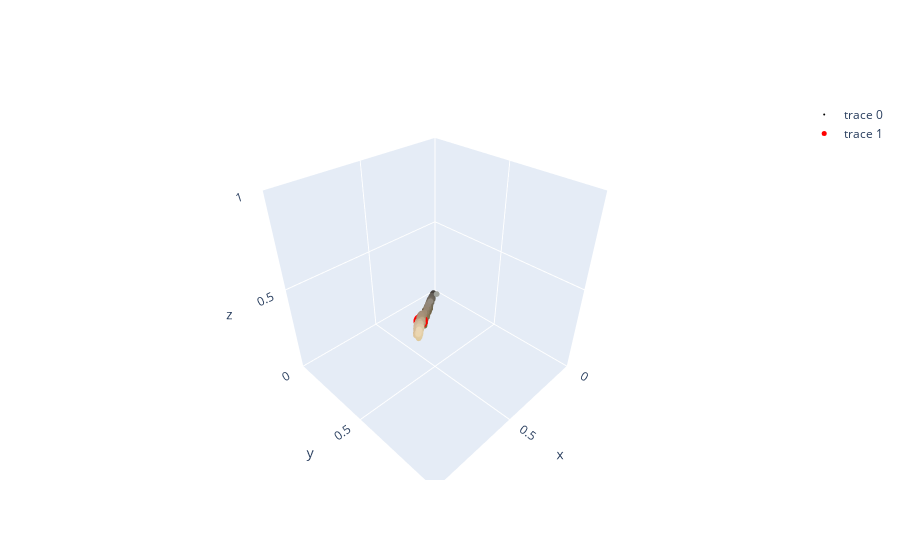

Notebook code for this chart:
### Code cell
# # read "sample_colors.npy"
# rgb = np.load('sample_colors.npy') # (N, 3)

# # find the median of each column
# median = np.median(rgb, axis=0) # (3,)
# # find the covariance matrix of the rgb values
# cov = np.cov(rgb.T) # (3, 3)
# # inverse of the covariance matrix
# cov_inv = np.linalg.inv(cov) # (3, 3)
# # find the mahalanobis distance of each point from the median
# mahalanobis = scipy.spatial.distance.cdist(rgb, [median], metric='mahalanobis', VI=cov_inv) # (N, 1)
# mahalanobis_similarity = 1 / (1 + mahalanobis) # (N, 1)

# plot the rgb values of all N points, while making the color of each point the corresponding rgb value
table_rgb_scatter = go.Scatter3d(x=rgb[:,0], y=rgb[:,1], z=rgb[:,2], mode='markers', marker=dict(size=2, color=rgb))

# plot the median rgb value as a red point
median_rgb_scatter = go.Scatter3d(x=[median[0]], y=[median[1]], z=[median[2]], mode='markers', marker=dict(size=5, color='red'))

# plot the sample points with real colors
scatter_colored = go.Scatter3d(x=points[:,0], y=points[:,1], z=points[:,2], mode='markers', marker=dict(size=5, color=rgb))

# show the plot
table_rgb_fig = go.Figure(data=[table_rgb_scatter, median_rgb_scatter])
# table_rgb_fig = go.Figure(data=[table_rgb_scatter])

# set axis labels as R, G, B, and axis ranges as [0, 1]
table_rgb_fig.update_layout(
    scene=dict(
        xaxis=dict(nticks=4, range=[0,1]),
        yaxis=dict(nticks=4, range=[0,1]),
        zaxis=dict(nticks=4, range=[0,1]),
        aspectratio=dict(x=1, y=1, z=1)
    )
)


table_rgb_fig.show()

### Figure 1 — Plotly figure (JSON) as saved in the notebook; plotly's stock layout.template omitted (floating-point values rounded to 4 significant figures; data arrays with more than 128 entries replaced by an {"elided": "..."} marker saying what was removed)
{"data": [{"marker": {"color": {"elided": "3150x3 float values"}, "size": 2}, "mode": "markers", "type": "scatter3d", "x": {"elided": "3150 float values"}, "y": {"elided": "3150 float values"}, "z": {"elided": "3150 float values"}}, {"marker": {"color": "red", "size": 5}, "mode": "markers", "type": "scatter3d", "x": [0.6303], "y": [0.5345], "z": [0.4068]}], "layout": {"scene": {"aspectratio": {"x": 1, "y": 1, "z": 1}, "xaxis": {"nticks": 4, "range": [0, 1]}, "yaxis": {"nticks": 4, "range": [0, 1]}, "zaxis": {"nticks": 4, "range": [0, 1]}}}}
